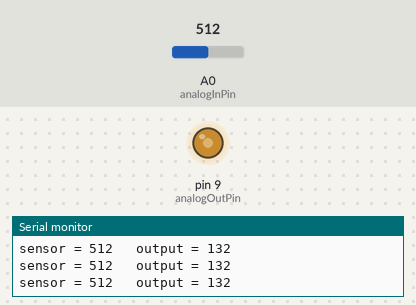
Recording of a sketch running on a simulated Arduino Uno, built with avr-gcc and run on an emulated ATmega328P. On the bench: output pins drawn as LEDs (lit = HIGH), the last lines printed to the serial monitor. Inputs (shaded band) come from the test bench; at power-on: A0 (analogInPin) = 512.

Above: at 1.2 s.
1.3 s: A0 (analogInPin) set to 306
At 2.5 s:
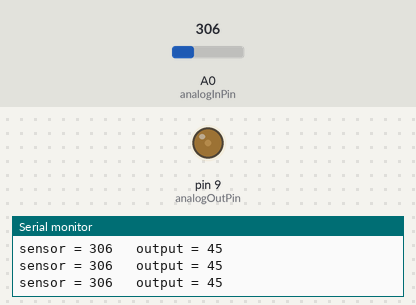
2.8 s: A0 (analogInPin) set to 190
At 3.2 s:
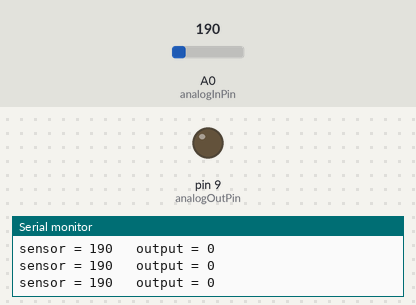
4.3 s: A0 (analogInPin) set to 220
At 5.1 s:
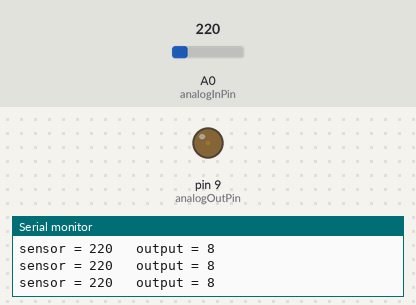
7.3 s: A0 (analogInPin) set to 716
At 8.5 s:
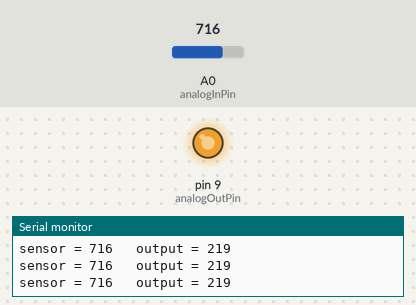
8.8 s: A0 (analogInPin) set to 511
At 9.2 s:
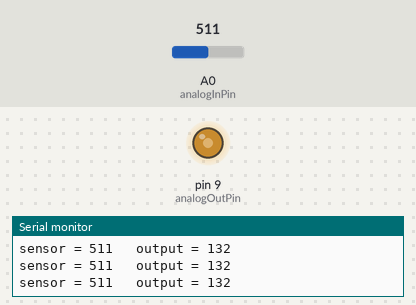
10.3 s: A0 (analogInPin) set to 122
At 10.9 s:
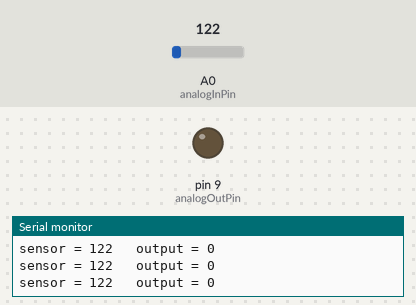
Timing chart, 0 to 12.8 s (numbered marks = the images above; inputs shaded):
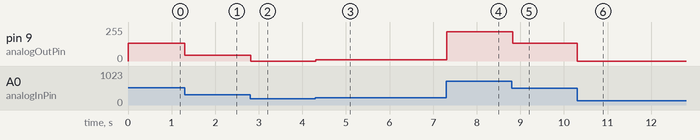

Measured:
- after the input at 1.3 s, pin 9 (analogOutPin): 132/255 → 45/255 at once
- after the input at 2.8 s, pin 9 (analogOutPin): 45/255 → 0/255 at once
- after the input at 4.3 s, pin 9 (analogOutPin): 0/255 → 8/255 at once
- after the input at 7.3 s, pin 9 (analogOutPin): 8/255 → 219/255 at once
- after the input at 8.8 s, pin 9 (analogOutPin): 219/255 → 132/255 at once
- after the input at 10.3 s, pin 9 (analogOutPin): 132/255 → 0/255 at once

The sketch:

practice-15.ino
```cpp
const int analogInPin = A0;
const int analogOutPin = 9;

int sensorValue = 0;
int outputValue = 0;

void setup() {
  Serial.begin(9600);
  pinMode(analogOutPin, OUTPUT);
}

void loop() {
  sensorValue = analogRead(analogInPin);

  if (sensorValue <= 200) {
    outputValue = 0;
  } else if (sensorValue >= 800) {
    outputValue = 255;
  } else {
    outputValue = map(sensorValue, 200, 800, 0, 255);
  }

  analogWrite(analogOutPin, outputValue);

  Serial.print("sensor = ");
  Serial.print(sensorValue);
  Serial.print("\t output = ");
  Serial.println(outputValue);

  delay(2);
}
```
